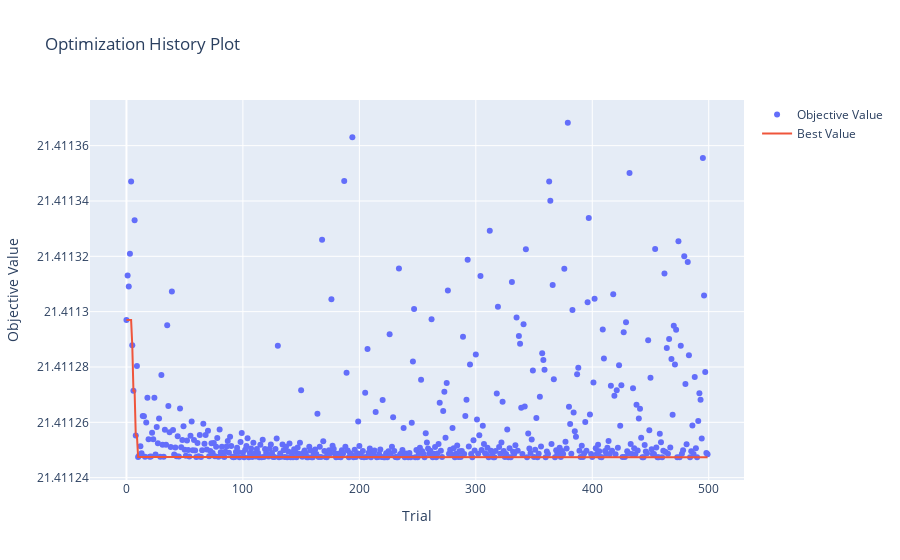

Notebook source saved alongside this figure:
### Code cell
optuna.visualization.plot_optimization_history(study)

### Figure 1 — Plotly figure (JSON) as saved in the notebook; plotly's stock layout.template omitted (floating-point values rounded to 4 significant figures; data arrays with more than 128 entries replaced by an {"elided": "..."} marker saying what was removed)
{"data": [{"mode": "markers", "name": "Objective Value", "type": "scatter", "x": {"elided": "500 int values"}, "y": {"elided": "500 float values"}}, {"mode": "lines", "name": "Best Value", "type": "scatter", "x": {"elided": "500 int values"}, "y": {"elided": "500 float values"}}, {"marker": {"color": "#cccccc"}, "mode": "markers", "name": "Infeasible Trial", "showlegend": false, "type": "scatter", "x": [], "y": []}], "layout": {"title": {"text": "Optimization History Plot"}, "xaxis": {"title": {"text": "Trial"}}, "yaxis": {"title": {"text": "Objective Value"}}}}
